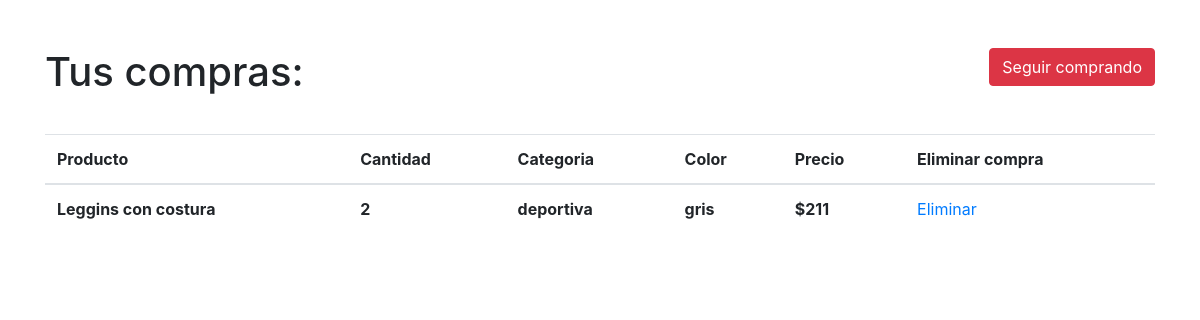
Page /modulos/all_compras.php (signed in) on the committed database.
### tables this page shows
CREATE TABLE `productos` (
  `id_producto` int(11) NOT NULL,
  `descripcion_pr` varchar(255) NOT NULL,
  `categoria_pr` int(11) NOT NULL,
  `img_pr` varchar(255) NOT NULL,
  `color_pr` int(11) NOT NULL,
  `stock_pr` int(255) NOT NULL,
  `precio_pr` decimal(50,0) NOT NULL
);

CREATE TABLE `compras` (
  `id_compra` int(11) NOT NULL,
  `id_comprador` int(11) NOT NULL,
  `nombre_comprador` varchar(100) NOT NULL,
  `fecha_compra` timestamp NOT NULL DEFAULT current_timestamp() ON UPDATE current_timestamp(),
  `producto_compra` varchar(100) NOT NULL,
  `cantidad_compra` int(100) NOT NULL,
  `color_compra` int(11) NOT NULL
);

CREATE TABLE `categorias` (
  `id_categoria` int(11) NOT NULL,
  `nombre_categoria` varchar(255) NOT NULL,
  `status_categoria` int(1) NOT NULL DEFAULT 1
);

CREATE TABLE `colores` (
  `id_color` int(11) NOT NULL,
  `color` varchar(100) NOT NULL
);

### funciones/funciones.php (called while the page is built, shortened)
<?php
class mysqlfunciones{
    public function ejecutar($qry){
       $connection= $this->conexion();
       $resultado = mysqli_query($connection, $qry);
       return $resultado;
    }
    public function conexion(){
        $connection = new \mysqli(HOST, USUARIO, PASSWORD, BD);
        return $connection;
    }
}
?>

### funciones/consultas.php (called while the page is built, shortened)
<?php
 class consultas{
public function idColor($id){
    $qry="select s.*, c.color
    from productos s
    inner join colores c on c.id_color = s.color_pr
	where id_producto =$id";
    $base = new mysqlfunciones();
    $res = $base->ejecutar($qry);
    return $res;
}
public function idCategoria($id){
    $qry="select s.*, c.nombre_categoria
    from productos s
    inner join categorias c on c.id_categoria = s.categoria_pr
	where id_producto =$id";
    $base = new mysqlfunciones();
    $res = $base->ejecutar($qry);
    return $res;
}
public function allCompras($id){
    $qry="select s.*, c.*
    from productos s
    inner join compras c on c.producto_compra = s.id_producto
	where id_comprador =$id";
    $base = new mysqlfunciones();
    $res = $base->ejecutar($qry);
    return $res;
}
 }
?>

### modulos/all_compras.php (the view, shortened to what this page needs)
<?php
include_once("../funciones/funciones.php");
include_once("../funciones/consultas.php");
$consulta= new consultas();
$id_comprador =$_SESSION["id"];
$allCompras = $consulta->allCompras($id_comprador);
?>
<!DOCTYPE html>
<html lang="en">
<head>
   <?php include("../includes/header.php");
   ?>
</head>
<body>
  <div class="container mt-5">
  <div class="row">
  <div class="col-sm-12">
  <a href="index.php" class="btn btn-danger float-right mb-5">Seguir comprando</a>
  <h1>Tus compras:</h1>
  </div>
  <div class="col-sm-12">
      <div class="table-responsive">
      <table class="table table-stripped">
    <thead>
    <tr>
    <th> Producto</th>
    <th>Cantidad</th>
    <th> Categoria</th>
    <th>Color</th>
    <th>Precio</th>
    <th >Eliminar compra</th>
    </tr>
    </thead>
    <tbody>
        <?php
    while ($mostrar=mysqli_fetch_array($allCompras)){
        $id_producto = $mostrar["id_producto"];
        $color =$consulta->idColor($id_producto);
        $categoria =$consulta->idCategoria($id_producto);
        ?>
        <tr>
        <th><?php echo$mostrar['descripcion_pr'];?></th>
        <th><?php echo$mostrar['cantidad_compra'];?></th>
        <?php while($qry=mysqli_fetch_array($color)){?>
        <?php while($qry2=mysqli_fetch_array($categoria)){?>
        <th><?php echo$qry2['nombre_categoria'];?></th>
        <?php }?>
        <th><?php echo$qry['color'];?></th>
        <th><?php echo"$".$qry['precio_pr'];?></th>
    <?php }?>
        <td>
        <a href="eliminar_compra.php?id=<?php echo $mostrar['id_compra']; ?>">Eliminar</a>
    </td>
        </tr>
        <?php
    }
        ?>
    </tbody>
    </table>
      </div>
  </div>
  </div>
  </div>
</body>
</html>

### css/estilos.css (style rules this page uses)
.mb-5 { margin-left: 4rem; }

### rows in the picture
productos: descripcion_pr "Leggins con costura", compras.cantidad_compra "2", categoria_pr.nombre_categoria "deportiva", color_pr.color "gris", precio_pr "211"
